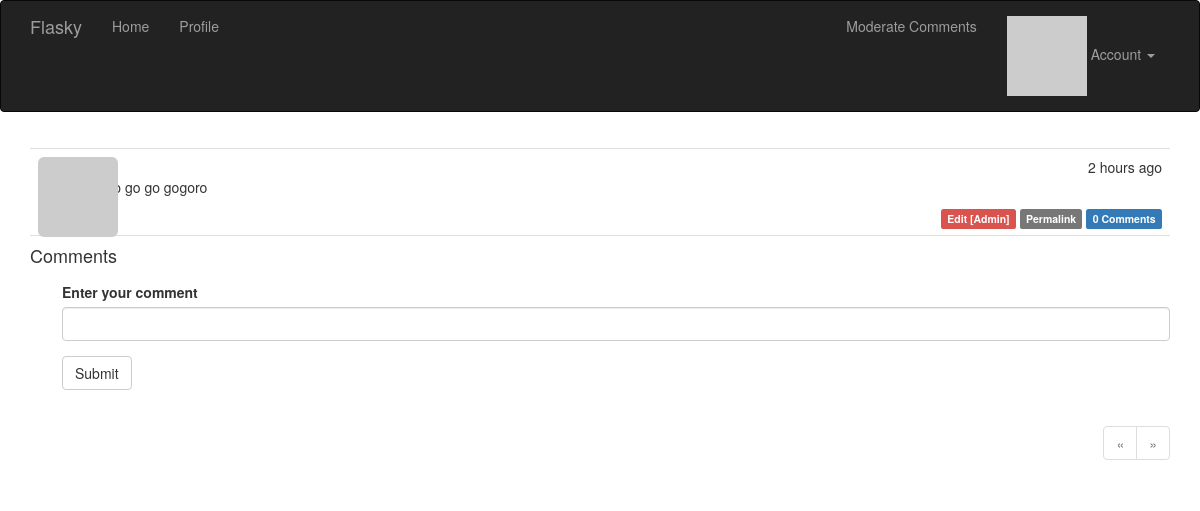
/post/110 (signed in), run on the app's committed database.
### app/models.py (models this page shows, shortened)
class Post(db.Model):
    __tablename__ = 'posts'
    id = db.Column(db.Integer, primary_key=True)
    body = db.Column(db.Text) # 儲存markdown 格式文章
    body_html = db.Column(db.Text)  # 儲存html 格式文章
    timestamp = db.Column(db.DateTime, index=True, default=datetime.utcnow)
    author_id = db.Column(db.Integer, db.ForeignKey('users.id'))
    comments = db.relationship('Comment', backref='post', lazy='dynamic')  # 與評論的關聯

### app/main/views.py (the view, shortened to what this page needs)
@main.route('/post/<int:id>', methods=['GET', 'POST'])
def post(id):
    post = Post.query.get_or_404(id)
    form = CommentForm()  # 建立評論表單
    page = request.args.get('page', 1, type=int)
    if page == -1:
        page = (post.comments.count() - 1) // current_app.config['FLASKY_COMMENTS_PER_PAGE'] + 1
    pagination = post.comments.order_by(Comment.timestamp.asc()).paginate(
                                        page, per_page=current_app.config['FLASKY_COMMENTS_PER_PAGE'],
                                        error_out=False)
    comments = pagination.items
    return render_template('post.html', posts=[post], form=form,
                           comments=comments, pagination=pagination)

### app/main/forms.py
class CommentForm(FlaskForm):  # 評論表單
    body = StringField('Enter your comment', validators=[DataRequired()])
    submit = SubmitField('Submit')

### app/auth/views.py (called while the page is built)
@auth.before_app_request  # 註冊成全域的裝飾器
def before_request():
    if current_user.is_authenticated:  # 如果使用者有登入下的判斷
        current_user.ping()  # 每次都執行 更新上次登入時間
        if not current_user.confirmed and request.endpoint \
            and request.blueprint != 'auth' and request.endpoint != 'static':
            return redirect(url_for('auth.unconfirmed'))

### app/main/__init__.py (called while the page is built)
@main.app_context_processor
def inject_permissions():
    return dict(Permission=Permission)

### app/models.py (called while the page is built)
@login_manager.user_loader  # 向flask-login 註冊此函式
def load_user(user_id):
    return User.query.get(int(user_id))

    def has_permission(self, perm):
        return self.permissions & perm == perm

    def can(self, perm):
        return self.role is not None and self.role.has_permission(perm)

    def is_administrator(self):
        return self.can(Permission.ADMIN)

    def ping(self):
        self.last_seen = datetime.utcnow()
        db.session.add(self)

    def gravatar_hash(self):  # 產生email MD5 hash值
        return hashlib.md5(self.email.lower().encode('utf-8')).hexdigest()

    def gravatar(self, size=100, default='identicon', rating='g'):  # 產生gravatar的URL
        url = 'https://secure.gravatar.com/avatar'
        hash = self.avatar_hash or self.gravatar_hash()
        return f'{url}/{hash}?s={size}&d={default}&r={rating}'

### app/templates/post.html (shortened to what this page needs)
{% extends "base.html" %}
{% import "_macros.html" as macros %}
{% import "bootstrap/wtf.html" as wtf %}
{% block page_content %}
{% include '_posts.html' %}
<h4 id="comments">Comments</h4>
{% if current_user.can(Permission.COMMENT) %}
<div class="comment-form">
    {{ wtf.quick_form(form) }}
</div>
{% endif %}
{% if pagination %}
<div class="pagination">
    {{ macros.pagination_widget(pagination, '.post', fragment='#comments', id=posts[0].id) }}
</div>
{% endif %}
{% endblock %}

### app/templates/_posts.html
<ul class="posts">
    {% for post in posts %}
    <li class="post">
        <div class="post-thumbnail">
            <a href="{{ url_for('.user', username=post.author.username) }}">
                <img class="img-rounded profile-thumbnail" src="{{ post.author.gravatar(size=40) }}">
            </a>
        </div>
        <div class="post-content">
            <div class="post-date">{{ moment(post.timestamp).fromNow() }}</div>
            <div class="post-author"><a href="{{ url_for('.user', username=post.author.username) }}">{{ post.author.username }}</a></div>
                    <div class="post-body">
                {% if post.body_html %}
                    {{ post.body_html | safe }}
                {% else %}
                    {{ post.body }}
                {% endif %}
        </div>
            <div class="post-footer">
                {% if current_user == post.author %}
                <a href="{{ url_for('.edit', id=post.id) }}">
                    <span class="label label-primary">Edit</span>
                </a>
                {% elif current_user.is_administrator() %}
                <a href="{{ url_for('.edit', id=post.id) }}">
                    <span class="label label-danger">Edit [Admin]</span>
                </a>
                {% endif %}
                <a href="{{ url_for('.post', id=post.id) }}">
                    <span class="label label-default">Permalink</span>
                </a>
                <a href="{{ url_for('.post', id=post.id) }}#comments">
                    <span class="label label-primary">{{ post.comments.count() }} Comments</span>
                </a>
            </div>
    </li>
    {% endfor %}
</ul>

### app/static/styles.css (style rules this page uses)
.profile-thumbnail { position: absolute; }
ul.posts { list-style-type: none; padding: 0px; margin: 16px 0px 0px 0px; border-top: 1px solid #e0e0e0; }
ul.posts li.post { padding: 8px; border-bottom: 1px solid #e0e0e0; }
div.post-date { float: right; }
div.post-author { font-weight: bold; }
div.post-thumbnail { position: absolute; }
div.post-content { margin-left: 48px; min-height: 48px; }
div.post-footer { text-align: right; }
div.comment-form { margin: 16px 0px 16px 32px; }
div.pagination { width: 100%; text-align: right; padding: 0px; margin: 0px; }

### data on the page
Post: timestamp "2 hours ago", body_html "go go go go gogoro", comments.count "0"
